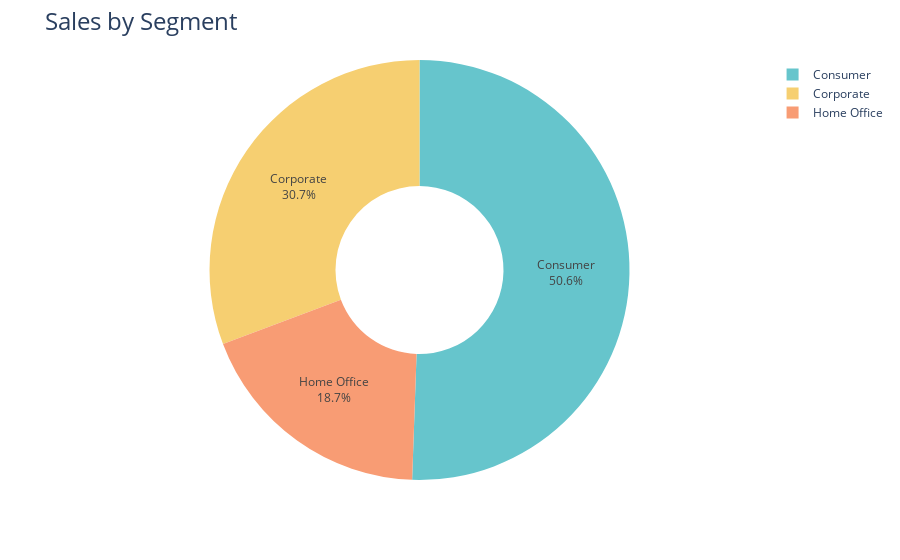

This figure's notebook cell:
### Code cell
fig=px.pie(Sales_by_Custumer_Segment,
            names="Segment",
            values='Sales',
            hole=0.4,
            color_discrete_sequence=colors.qualitative.Pastel)
fig.update_traces(textposition='inside',textinfo='percent+label')
fig.update_layout(title_text='Sales by Segment',title_font=dict(size=24))
fig.show()

### Figure 1 — Plotly figure (JSON) as saved in the notebook; plotly's stock layout.template omitted (floating-point values rounded to 4 significant figures)
{"data": [{"domain": {"x": [0, 1], "y": [0, 1]}, "hole": 0.4, "hovertemplate": "Segment=%{label}<br>Sales=%{value}<extra></extra>", "labels": ["Consumer", "Corporate", "Home Office"], "legendgroup": "", "name": "", "showlegend": true, "textinfo": "percent+label", "textposition": "inside", "type": "pie", "values": [1161000.0, 706100.0, 429700.0]}], "layout": {"legend": {"tracegroupgap": 0}, "margin": {"t": 60}, "piecolorway": ["rgb(102, 197, 204)", "rgb(246, 207, 113)", "rgb(248, 156, 116)", "rgb(220, 176, 242)", "rgb(135, 197, 95)", "rgb(158, 185, 243)", "rgb(254, 136, 177)", "rgb(201, 219, 116)", "rgb(139, 224, 164)", "rgb(180, 151, 231)", "rgb(179, 179, 179)"], "title": {"font": {"size": 24}, "text": "Sales by Segment"}}}
